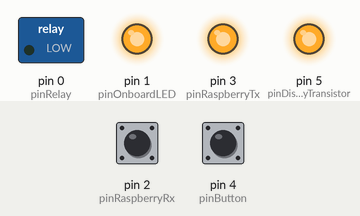
Recording of a sketch running on a simulated Arduino Uno, built with avr-gcc and run on an emulated ATmega328P. On the bench: switched loads named in the sketch (green lamp = pin HIGH), output pins drawn as LEDs (lit = HIGH). Dashed ring = blinking. The inputs (shaded band) are chosen by the test bench; at power-on: pin 2 (pinRaspberryRx) HIGH, pin 4 (pinButton) HIGH.

Above: at 1.2 s.
1.3 s: pin 2 (pinRaspberryRx) pulled LOW for 0.15 s
At 1.54 s:
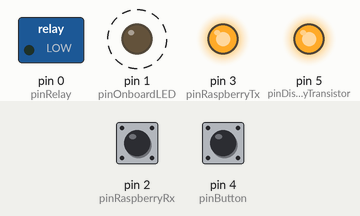
At 21.7 s:
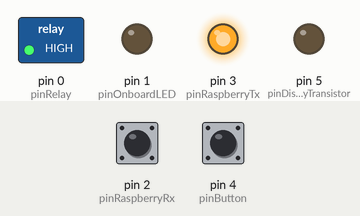
Timing chart, 0 to 22.8 s (numbered marks = the images above; inputs shaded):
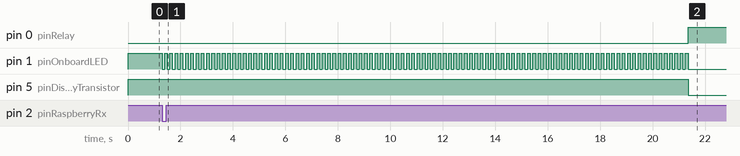

The sketch:

pi-atx.ino
```cpp
// states
//	0: Standby / off
//	1: Booting up
//	2: Running / on
//	3: Shutting down
int state = 0;

const int pinRelay = 0;
const int pinOnboardLED = 1;
const int pinButton = 4;
const int pinRaspberryTx = 3;	// signals pi to shut down
const int pinRaspberryRx = 2;	// signals atx that pi is booted up and shutting down
const int pinDisplayTransistor = 5;		// switch power on lcd display

bool lastButton = 0;
bool lastPiRx = 0;

bool onboardLED = false;
const int loopDelay = 10;
const int powerOffDelay = 20000;	// milliseconds
int powerOffWaitTimer = 0;

void setup()
{
	pinMode(pinRelay, OUTPUT);
	pinMode(pinButton, INPUT_PULLUP);
	pinMode(pinRaspberryTx, OUTPUT);
	pinMode(pinRaspberryRx, INPUT_PULLUP);
	pinMode(pinOnboardLED, OUTPUT);
	pinMode(pinDisplayTransistor, OUTPUT);

	digitalWrite(pinRelay, 1);
	digitalWrite(pinRaspberryTx, 1);
	digitalWrite(pinOnboardLED, 0);
	digitalWrite(pinDisplayTransistor, 0);
}

void loop()
{
	bool button = digitalRead(pinButton);
	bool piRx = digitalRead(pinRaspberryRx);

	// has button pressed
	if (button != lastButton)
	{
		switch (state)
		{
			// Standby -> Booting
			case 0:
				digitalWrite(pinRelay, 0);	// power on pinRelay
				digitalWrite(pinDisplayTransistor, 1);	// power on display
				state = 1;
				break;

			// Running -> Shutdown
			case 2:
				state = 3;
				powerOffWaitTimer = 0;
				digitalWrite(pinRaspberryTx, 0);	// signal pi to shutdown
				digitalWrite(pinOnboardLED, 0);
				break;
		}
	}

	// has pi signal changed
	if (piRx != lastPiRx)
	{
		switch (state)
		{
			// Booting -> Running (Pi is booted up)
			case 1:
				digitalWrite(pinOnboardLED, 1);
				state = 2;
				break;

			// Running -> Shutdown (Pi has signaled, its shutting down)
			case 2:
				state = 3;
				powerOffWaitTimer = 0;
				digitalWrite(pinOnboardLED, 0);
				break;
		}
	}

	// pi is shutting down
	if (state == 3)
	{
		// sum up wait
		powerOffWaitTimer += loopDelay;

		// blink onboard led
		if (powerOffWaitTimer % 100 == 0)
		{
			digitalWrite(pinOnboardLED, onboardLED = !onboardLED);
		}

		// wait delay reached, power off
		if (powerOffWaitTimer > powerOffDelay)
		{
			digitalWrite(pinRelay, 1);
			digitalWrite(pinRaspberryTx, 1);
			digitalWrite(pinOnboardLED, 0);
			digitalWrite(pinDisplayTransistor, 0); // power off display
			state = 0;
		}
	}

	// save last state
	lastButton = button;
	lastPiRx = piRx;

	delay(loopDelay);
}
```

Measured:
- after the input at 1.3 s, pin 0 (pinRelay): LOW → HIGH after 20.1 s; pin 1 (pinOnboardLED): alternates HIGH for 0.10 s and LOW for 0.10 s, 201 changes in all, then stays LOW, starting at once; pin 5 (pinDisplayTransistor): HIGH → LOW after 20.1 s
